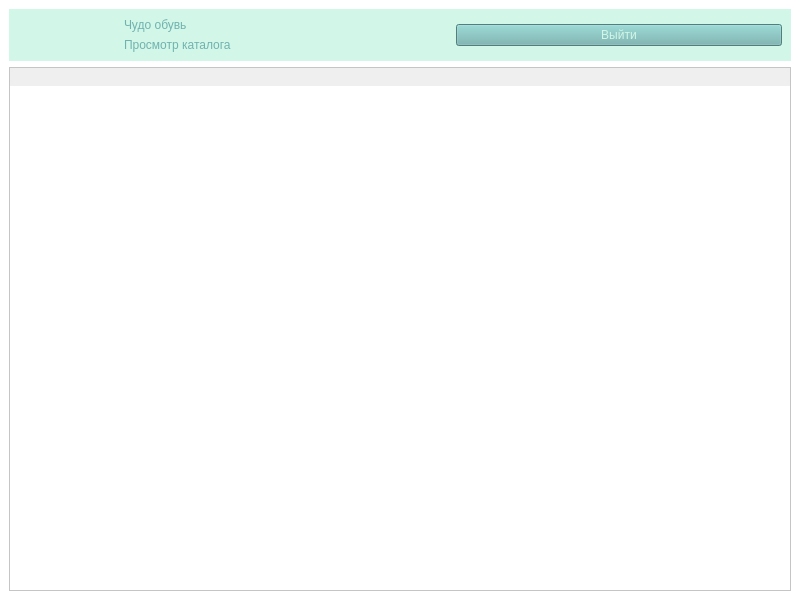
<?xml version="1.0" encoding="UTF-8"?>
<ui version="4.0">
 <class>MainWindow</class>
 <widget class="QMainWindow" name="MainWindow">
  <property name="geometry">
   <rect>
    <x>0</x>
    <y>0</y>
    <width>800</width>
    <height>600</height>
   </rect>
  </property>
  <property name="windowTitle">
   <string>MainWindow</string>
  </property>
  <property name="styleSheet">
   <string notr="true">*{
	font: 24pt &quot;Calibri&quot;;
	color:#70B2AF;
}
#header{
	background-color:#D2F6E7;
}
#body{
	background-color:#fff;
}
QPushButton{
	background-color:#70B2AF;
	color:#D2F6E7;
}
QPushButton:hover{
	background-color:#D2F6E7;
	color:#70B2AF;
}
QScrollArea{
	background-color:#fff;
}</string>
  </property>
  <widget class="QWidget" name="body">
   <layout class="QVBoxLayout" name="verticalLayout_2">
    <item alignment="Qt::AlignmentFlag::AlignTop">
     <widget class="QWidget" name="header" native="true">
      <layout class="QHBoxLayout" name="horizontalLayout">
       <item>
        <widget class="QLabel" name="label_4">
         <property name="maximumSize">
          <size>
           <width>100</width>
           <height>100</height>
          </size>
         </property>
         <property name="text">
          <string/>
         </property>
         <property name="pixmap">
          <pixmap>../img/Чудо Обувь.png</pixmap>
         </property>
         <property name="scaledContents">
          <bool>true</bool>
         </property>
        </widget>
       </item>
       <item>
        <layout class="QVBoxLayout" name="verticalLayout">
         <item>
          <widget class="QLabel" name="label_2">
           <property name="text">
            <string>Чудо обувь</string>
           </property>
          </widget>
         </item>
         <item>
          <widget class="QLabel" name="label_3">
           <property name="text">
            <string>Просмотр каталога</string>
           </property>
          </widget>
         </item>
        </layout>
       </item>
       <item>
        <widget class="QPushButton" name="logount_btn">
         <property name="text">
          <string>Выйти</string>
         </property>
        </widget>
       </item>
      </layout>
     </widget>
    </item>
    <item>
     <widget class="QScrollArea" name="scrollArea">
      <property name="widgetResizable">
       <bool>true</bool>
      </property>
      <widget class="QWidget" name="scrollAreaWidgetContents">
       <property name="geometry">
        <rect>
         <x>0</x>
         <y>0</y>
         <width>780</width>
         <height>18</height>
        </rect>
       </property>
       <property name="sizePolicy">
        <sizepolicy hsizetype="Preferred" vsizetype="Fixed">
         <horstretch>0</horstretch>
         <verstretch>0</verstretch>
        </sizepolicy>
       </property>
       <layout class="QVBoxLayout" name="verticalLayout_3"/>
      </widget>
     </widget>
    </item>
   </layout>
  </widget>
 </widget>
 <resources/>
 <connections/>
</ui>
